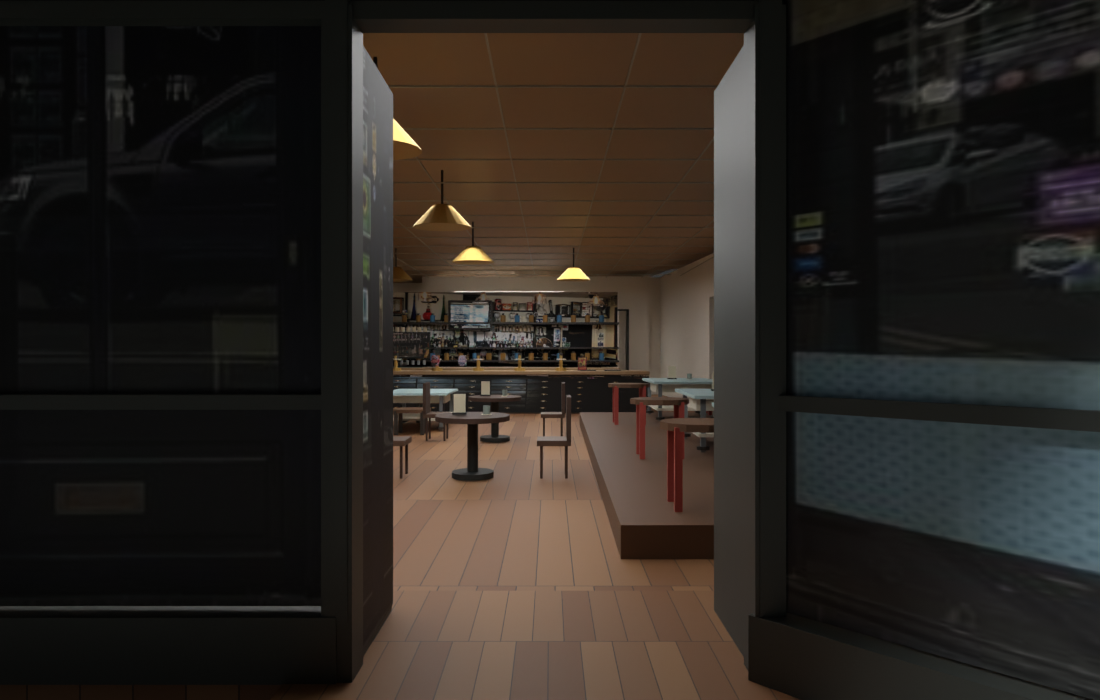
#> input picture recon/v18/before/01_street_to_pub.png, 1100 x 700 px
$ python recon_contact_sheets.py
#> lines starting #> are read from the running program, lines starting #| are printed output that depends on the picture
from pathlib import Path
from PIL import Image,ImageDraw
ROOT=Path(__file__).resolve().parents[1]/'recon/v18'
for phase in ('before','after'):
    paths=sorted((ROOT/phase).glob('[0-9][0-9]_*.png'))
    for start in range(0,len(paths),12):
        sheet=Image.new('RGB',(1200,660),(25,25,25));draw=ImageDraw.Draw(sheet)
#> after `sheet = Image.new('RGB', (1200, 660), (25, 25, 25))`: sheet: PIL image 1200x660 RGB; every value is 25
        for i,p in enumerate(paths[start:start+12]):
            im=Image.open(p).convert('RGB');im.thumbnail((300,192))
            x=(i%4)*300;y=(i//4)*220;sheet.paste(im,(x,y));draw.text((x+5,y+195),p.stem,fill='white')
#> after `sheet.paste(im, (x, y))`:
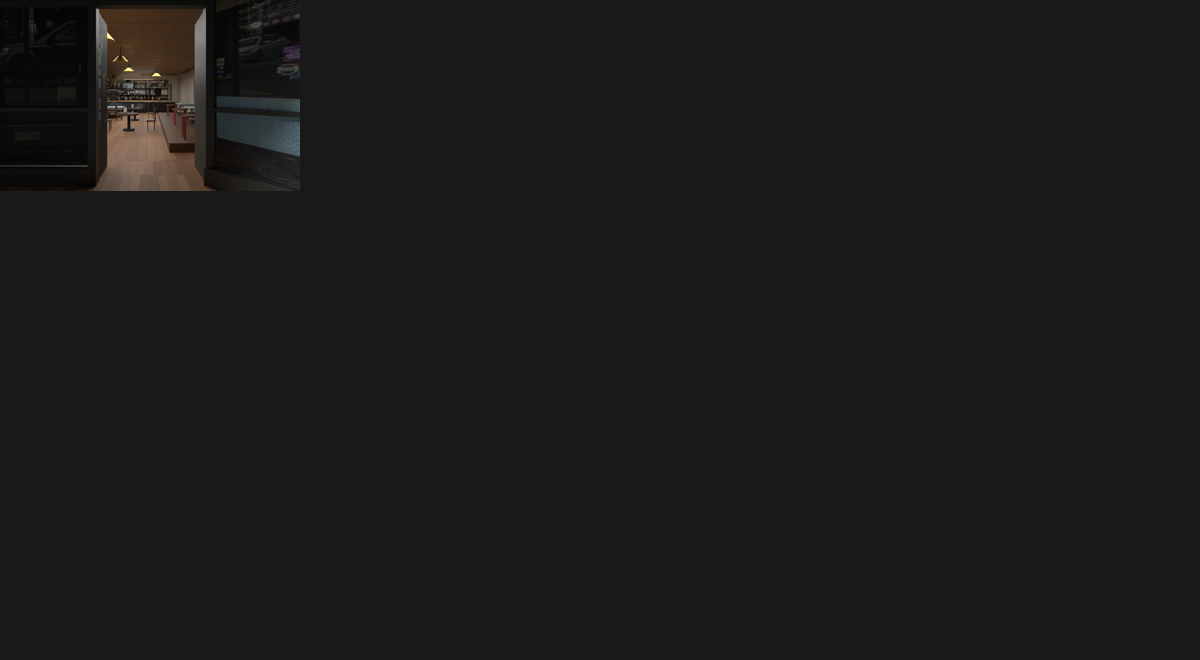
#> sheet: PIL image 1200x660 RGB; mean R, G, B 26.2, 25.9, 25.5
        sheet.save(ROOT/phase/f'contact-{start//12+1:02d}.jpg',quality=94)
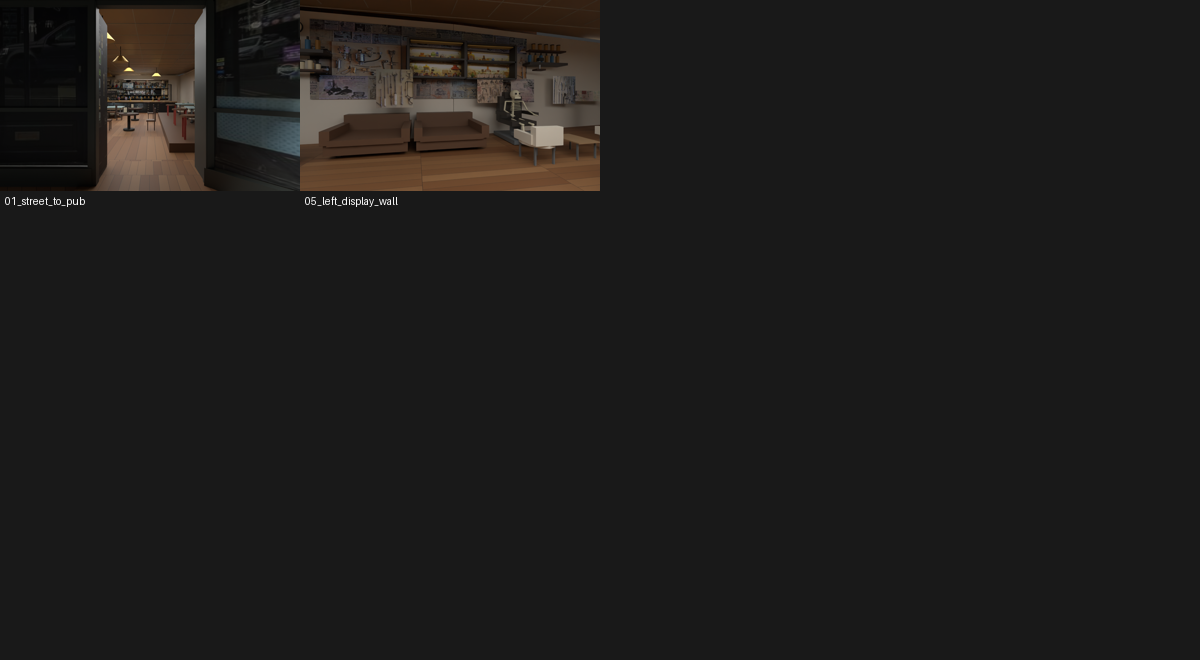
#> saved as contact-01.jpg: PIL image 1200x660 RGB; mean R, G, B 29.6, 28.1, 26.9
    print(phase,len(paths),'frames')
#> pass 2 of the loop `for phase in ('before','after'):`:
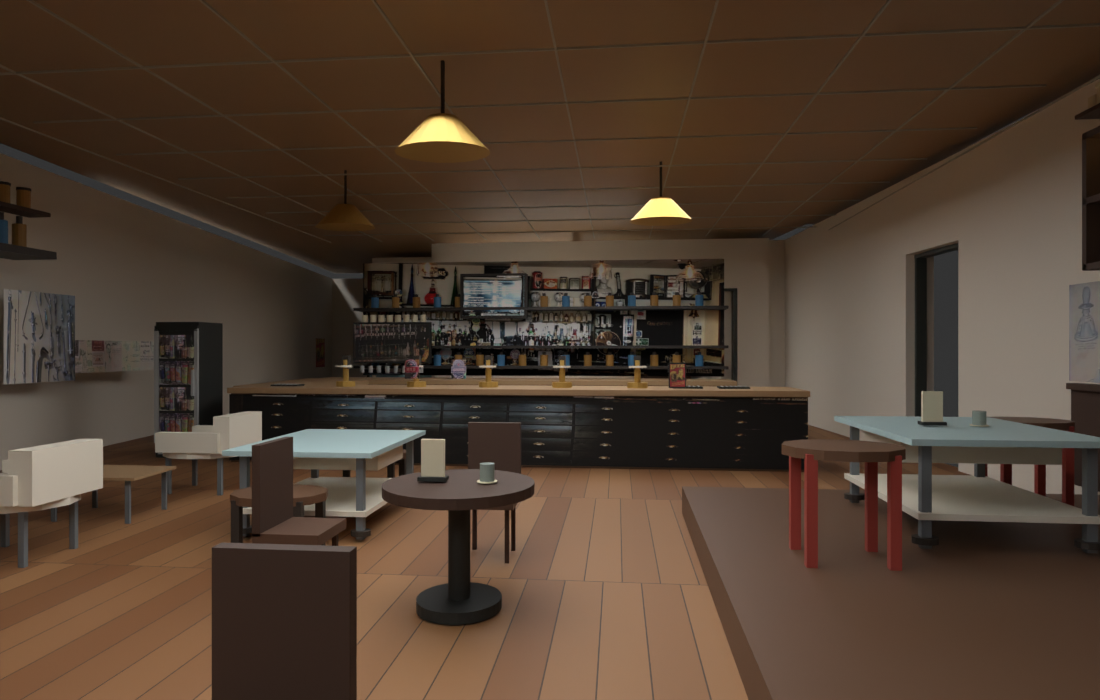
#> input picture recon/v18/after/04_main_room_to_bar.png, 1100 x 700 px
#> im: PIL image 1100x700 RGB
#> im: PIL image 300x191 RGB
#> `sheet.paste(im, (x, y))`:
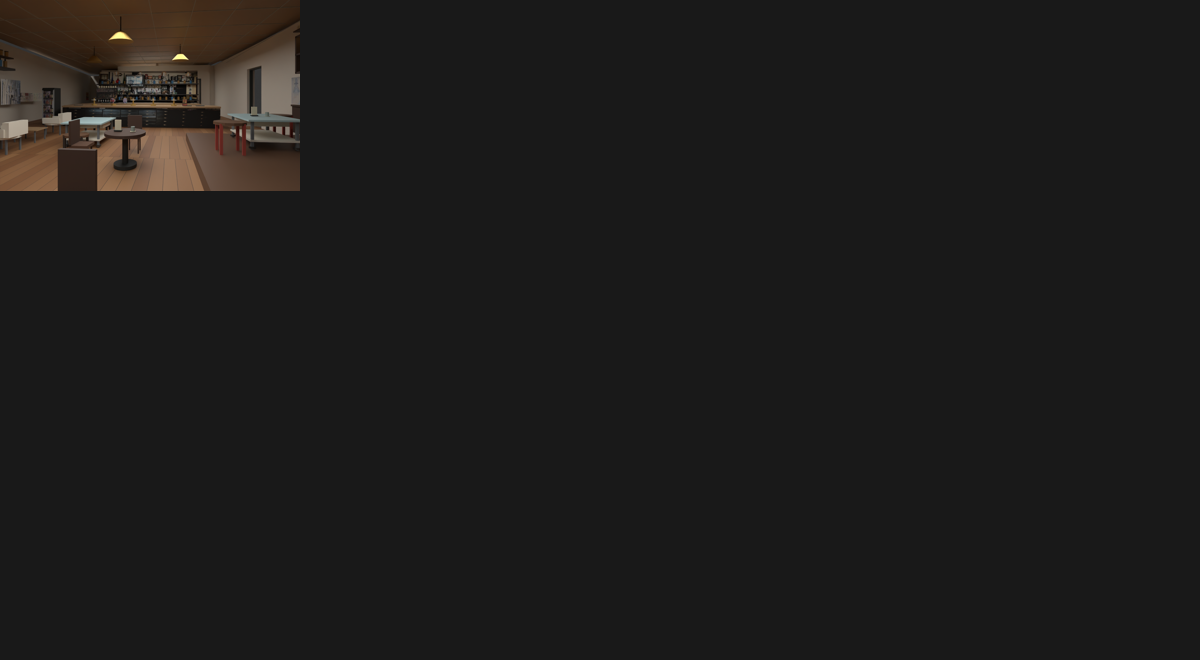
#> sheet: PIL image 1200x660 RGB; mean R, G, B 28.8, 27.6, 26.7
